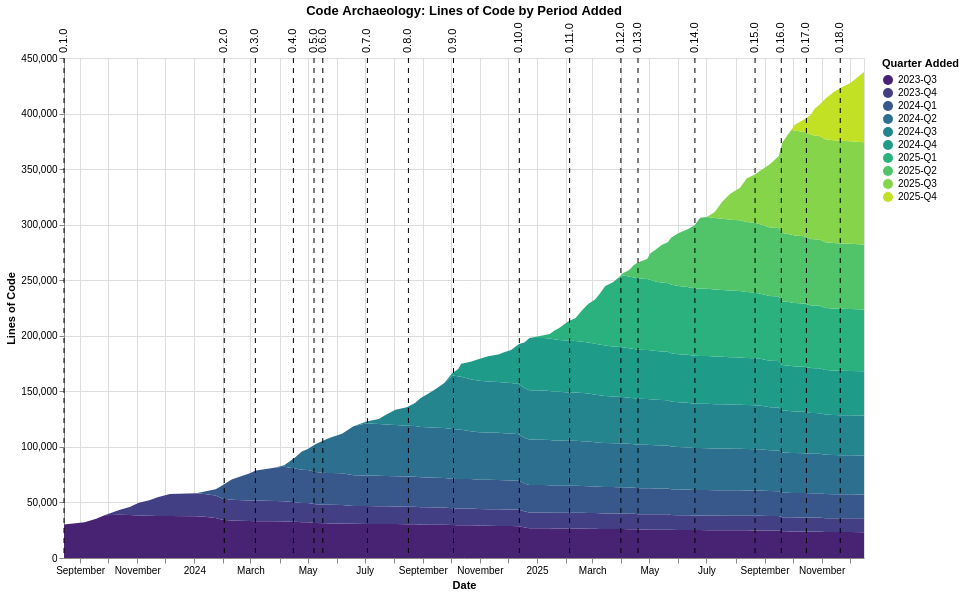

Vega-Lite specification stored for this chart:
### Vega-Lite specification from a JSON file in a GitHub repository (floating-point values rounded to 4 significant figures; data arrays with more than 128 entries replaced by an {"elided": "..."} marker saying what was removed)
{"$schema": "https://vega.github.io/schema/vega-lite/v6.1.0.json", "config": {"view": {"continuousHeight": 300, "continuousWidth": 300}}, "datasets": {"data-c4fc57db054cb9897b87282a5c13c9f4": [{"datetime": "2023-08-14T19:41:02", "version": "0.1.0"}, {"datetime": "2024-12-13T02:29:31", "version": "0.10.0"}, {"datetime": "2025-02-04T20:11:58", "version": "0.11.0"}, {"datetime": "2025-03-31T13:44:19", "version": "0.12.0"}, {"datetime": "2025-04-18T20:43:38", "version": "0.13.0"}, {"datetime": "2025-06-18T15:16:00", "version": "0.14.0"}, {"datetime": "2025-08-21T21:06:56", "version": "0.15.0"}, {"datetime": "2025-09-18T21:20:37", "version": "0.16.0"}, {"datetime": "2025-10-15T16:41:29", "version": "0.17.0"}, {"datetime": "2025-11-20T20:51:27", "version": "0.18.0"}, {"datetime": "2024-02-01T23:28:47", "version": "0.2.0"}, {"datetime": "2024-03-06T04:45:46", "version": "0.3.0"}, {"datetime": "2024-04-15T19:11:06", "version": "0.4.0"}, {"datetime": "2024-05-07T20:03:07", "version": "0.5.0"}, {"datetime": "2024-05-17T05:18:34", "version": "0.6.0"}, {"datetime": "2024-07-03T20:47:41", "version": "0.7.0"}, {"datetime": "2024-08-16T15:56:25", "version": "0.8.0"}, {"datetime": "2024-10-03T19:06:08", "version": "0.9.0"}], "data-eb3c2559e611cac32ef9fd4cdc123851": {"elided": "627 records"}}, "height": 500, "layer": [{"data": {"name": "data-eb3c2559e611cac32ef9fd4cdc123851"}, "encoding": {"color": {"field": "period", "scale": {"scheme": "viridis"}, "title": "Quarter Added", "type": "ordinal"}, "order": {"field": "period", "type": "ordinal"}, "tooltip": [{"field": "commit_date", "type": "temporal"}, {"field": "period", "type": "ordinal"}, {"field": "line_count", "type": "quantitative"}], "x": {"field": "commit_date", "title": "Date", "type": "temporal"}, "y": {"field": "line_count", "title": "Lines of Code", "type": "quantitative"}}, "mark": {"type": "area"}}, {"data": {"name": "data-c4fc57db054cb9897b87282a5c13c9f4"}, "encoding": {"tooltip": [{"field": "version", "type": "nominal"}, {"field": "datetime", "type": "temporal"}], "x": {"field": "datetime", "title": "Date", "type": "temporal"}}, "mark": {"strokeDash": [5, 5], "type": "rule"}}, {"data": {"name": "data-c4fc57db054cb9897b87282a5c13c9f4"}, "encoding": {"text": {"field": "version", "type": "nominal"}, "x": {"field": "datetime", "type": "temporal"}, "y": {"value": 10}}, "mark": {"align": "left", "angle": 270, "dx": 15, "dy": 0, "type": "text"}}], "title": "Code Archaeology: Lines of Code by Period Added", "width": 800}
